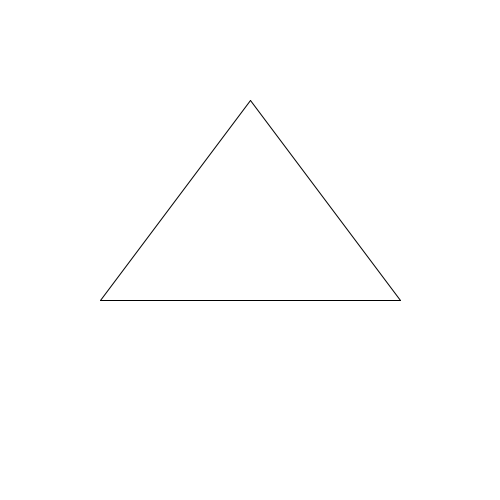
Frame 1 (no input)
Frame 60 (the mouse pressed at the canvas centre just before this capture): identical to frame 1, image omitted
Frame 120 (the mouse held since frame 60 and released just before this capture): identical to frame 1, image omitted

The Processing sketch that drew this single still picture (run headless with seeded random() and noise(); from frame 60 on, the mouse is pressed at the canvas centre):

// Processing sketch: Opdr_9_8_verdiepingsopdracht
// ── Opdr_9_8_verdiepingsopdracht.pde
void setup(){
  size(500,500);
}

void draw(){
  background(255,255,255);
  tekenDriehoek(100,300,250,100,400,300);
}

void tekenDriehoek(int x1, int y1, int x2, int y2, int x3, int y3) {
    // teken een driehoek m.b.v. de meegegeven data (parameters)
    //line 1
    line(x1,y1,x3,y3);
    //line 2
    line(x1,y1,x2,y2);
    //line 3
    line(x3,y3,x2,y2);
}
